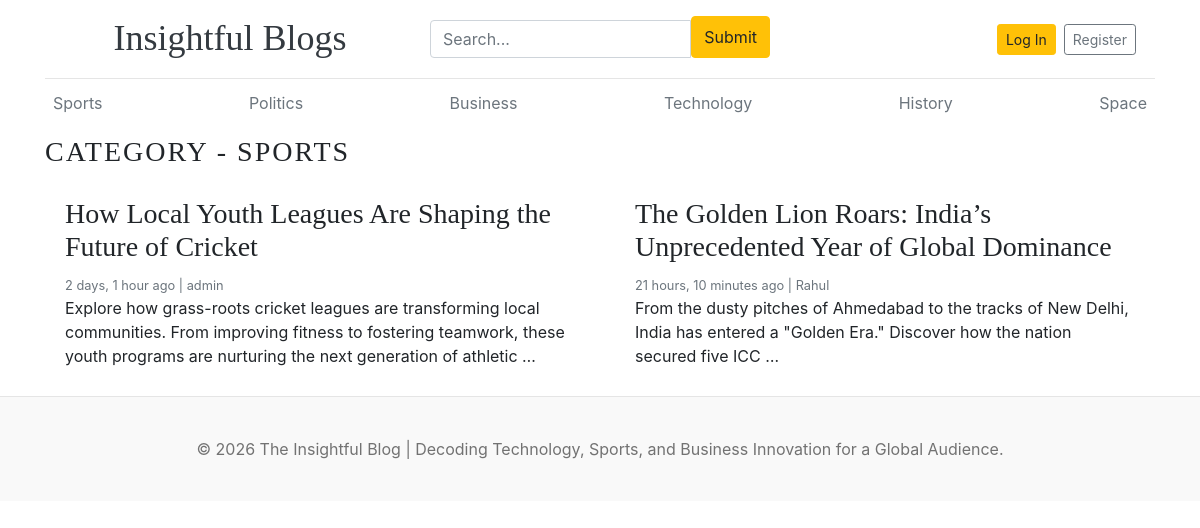
Page /category/1/ on the committed database.
### blogs/models.py (models this page shows, shortened)
class Category(models.Model):
    category_name = models.CharField(max_length=50, unique=True)
    created_at = models.DateTimeField(auto_now_add=True)
    updated_at = models.DateTimeField(auto_now_add=True)
    class Meta:
        verbose_name_plural = "Categories"
    def __str__(self):
        return self.category_name

class Blog(models.Model):
    title = models.CharField(max_length=100)
    slug = models.SlugField(max_length=150, unique=True, blank=True)
    category = models.ForeignKey(Category, on_delete=models.CASCADE)
    author = models.ForeignKey(User, on_delete=models.CASCADE)
    featured_image = models.ImageField(upload_to="uploads/%Y/%m/%d")
    short_description = models.TextField(max_length=500)
    blog_body = models.TextField(max_length=2000)
    status = models.CharField(max_length=20, choices=STATUS_CHOICES, default="Draft")
    is_featured = models.BooleanField(default=False)
    created_at = models.DateTimeField(auto_now_add=True)
    updated_at = models.DateTimeField(auto_now_add=True)

### blogs/views.py (the view)
# urls.py: path("<int:category_id>/", views.posts_by_category, name="posts_by_category"),
def posts_by_category(request, category_id):
    posts = Blog.objects.filter(status="Published", category=category_id)
    category = get_object_or_404(Category, pk=category_id)
    context = {
        "posts": posts,
        "category": category,
    }
    return render(request, "posts_by_category.html", context)

### blogs/context_processors.py (called while the page is built)
def get_categories(request):
    categories = Category.objects.all()
    return dict(categories=categories)

def get_social_links(request):
    social_links = SocialLink.objects.all()
    return dict(social_links=social_links)

### templates/posts_by_category.html (shortened to what this page needs)
{% extends 'base.html' %}
{% block content %}
<h3 class="text-uppercase text-dark-emphasis" style="letter-spacing: 2px;">category - {{ category }}</h3>
<div class="row mb-2">
    {% if posts %}
    {% for post in posts %}
    <div class="col-md-6">
        <div class="card border-0">
            <div class="card-body">
                <h3>{{ post.title }}</h3>
                <small class="mb-1 text-muted">{{ post.created_at | timesince }} ago | {{ post.author }}</small>
                <p class="card-text">{{ post.short_description | truncatewords:25}}</p>
            </div>
        </div>
    </div>
    {% endfor %}
    {% else %}
    <p>No posts found</p>
    {% endif %}
</div>
{% endblock %}

### templates/base.html (shortened to what this page needs)
{% load static %}
<!DOCTYPE html>
<html lang="en">
<head>
    <link href="https://getbootstrap.com/docs/4.0/dist/css/bootstrap.min.css" rel="stylesheet">
    <link href="{% static 'css/blog.css' %}" rel="stylesheet">
    <link rel="stylesheet" href="https://cdnjs.cloudflare.com/ajax/libs/font-awesome/4.7.0/css/font-awesome.min.css">
</head>
<body>
    <div class="container">
        <header class="blog-header py-3 container">
            <div class="row gy-3 justify-content-between align-items-center">
                <div class="col-12 col-lg-4 text-center text-lg-start">
                    <a class="blog-header-logo text-dark h4 text-decoration-none fw-bold" href="/">Insightful Blogs</a>
                </div>
                <div class="col-12 col-lg-4">
                    <form action="{% url 'search' %}" method="GET">
                        <div class="input-group mb-1">
                            <input class="form-control mt-1" type="text" name="keyword" value="{{ keyword }}"
                                placeholder="Search..." aria-label="Search" aria-describedby="button-search" />
                            <button class="btn btn-warning" id="button-search" type="submit">Submit</button>
                        </div>
                    </form>
                </div>
                <div class="col-12 col-lg-4 d-flex justify-content-center justify-content-lg-end align-items-center">
                    {% if not user.is_authenticated %}
                    <a class="btn btn-sm btn-warning m-1" href="{% url 'login' %}">Log In</a>
                    <a class="btn btn-sm btn-outline-secondary m-1" href="{% url 'register' %}">Register</a>
                    {% else %}
                    <div class="text-muted small me-3"><a href="{% url 'dashboard' %}">Dashboard</a></div>
                    &ensp;
                    <a href="{% url 'logout' %}"
                        class="btn btn-sm btn-link text-danger text-decoration-none p-0">Logout</a>
                    {% endif %}
                </div>
            </div>
        </header>
        <div class="nav-scroller py-1 mb-2">
            <nav class="nav d-flex justify-content-between">
                {% for cat in categories %}
                <a class="p-2 text-muted" href="{% url 'posts_by_category' cat.id %}">{{cat.category_name}}</a>
                {% endfor %}
            </nav>
        </div>
        {% block content %}
        {% endblock %}
    </div>
    <footer class="blog-footer">
        <p>© 2026 The Insightful Blog | Decoding Technology, Sports, and Business Innovation for a Global Audience.</p>
    </footer>
</body>
</html>

### static/css/blog.css (style rules this page uses)
.blog-header { border-bottom: 1px solid #e5e5e5; }
.blog-header-logo { font-family: "Playfair Display", Georgia, "Times New Roman", serif; font-size: 2.25rem; }
h1, h2, h3, h4, h5, h6 { font-family: "Playfair Display", Georgia, "Times New Roman", serif; }
.blog-footer { padding: 2.5rem 0; color: #727272; text-align: center; background-color: #f9f9f9; border-top: .05rem solid #e5e5e5; }
.blog-footer p:last-child { margin-bottom: 0; }

### rows in the picture
Category: category_name "Sports", category_name "SPORTS"
Category: category_name "Politics"
Category: category_name "Business"
Category: category_name "Technology"
Category: category_name "History"
Category: category_name "Space"
Blog: title "How Local Youth Leagues Are Shaping the Future of Cricket", created_at "2 days, 1 hour", author "admin", short_description "Explore how grass-roots cricket leagues are transforming local communities. From improving fitness to fostering teamwork, these youth programs are nurturing the next generation of athletic …"
Blog: title "The Golden Lion Roars: India’s Unprecedented Year of Global Dominance", created_at "21 hours, 10 minutes", author "Rahul", short_description "From the dusty pitches of Ahmedabad to the tracks of New Delhi, India has entered a \"Golden Era.\" Discover how the nation secured five ICC …"
